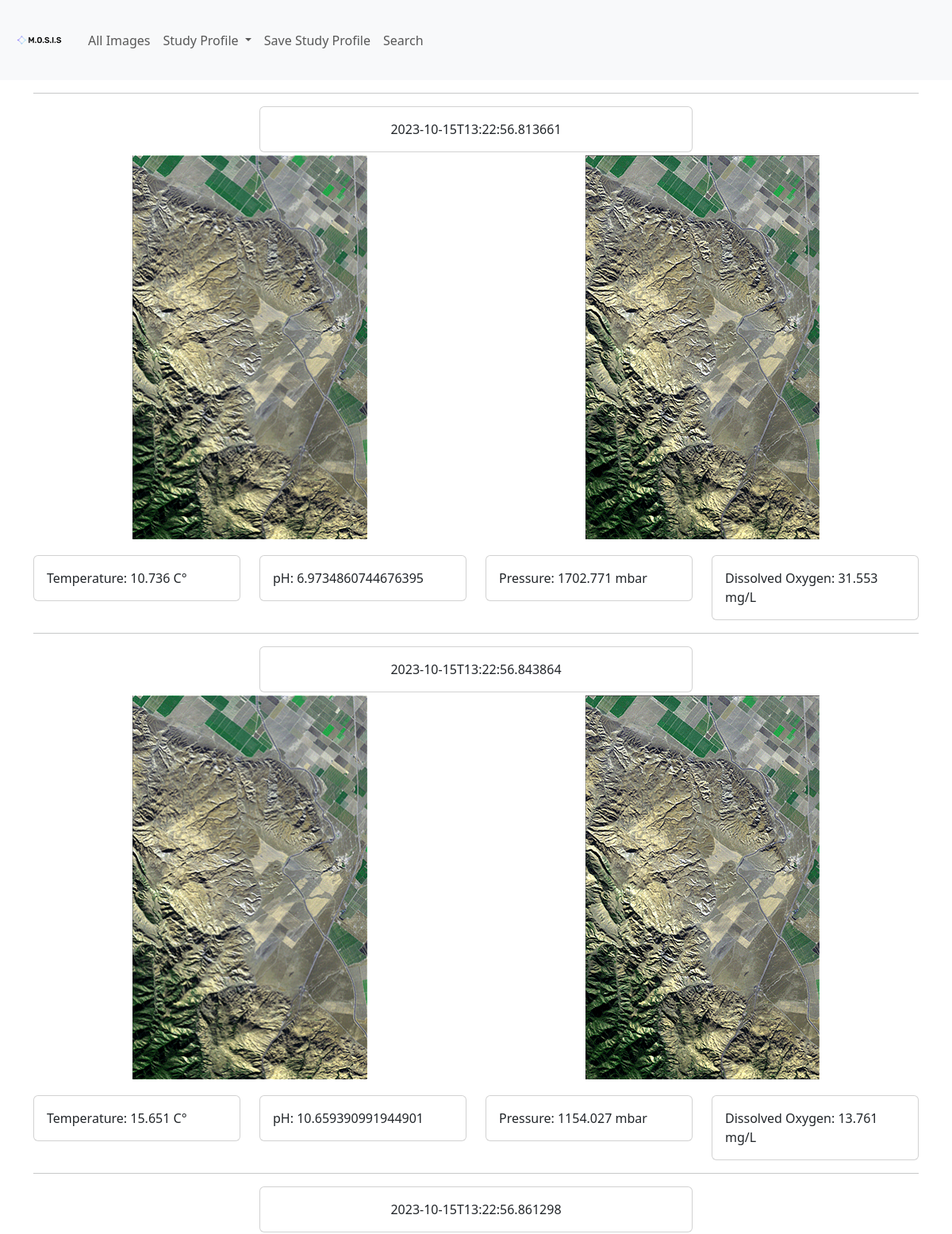
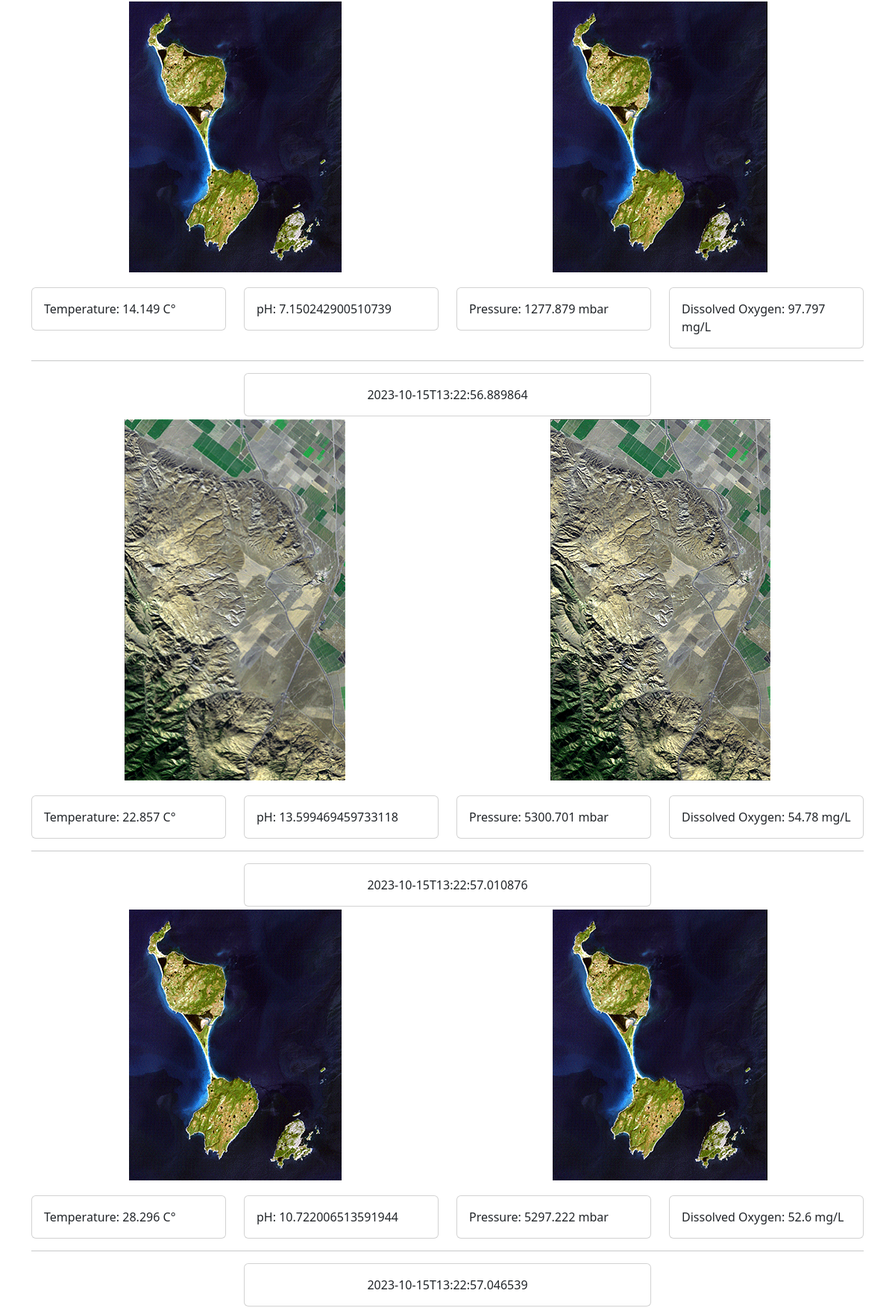
The app's page /entry/1 (upper part) with its own data (2 pictures, top to bottom).
### app.py (models this page shows, shortened)
class MediaMetadata(db.Model):
    __tablename__ = "MediaMetadata"
    metadataId = db.Column(INTEGER,
                           primary_key=True,
                           autoincrement=True,
                           nullable=False)
    entryId = db.Column(INTEGER, db.ForeignKey(MediaEntry.entryId))
    leftCameraMedia = db.Column(TEXT, nullable=False)
    rightCameraMedia = db.Column(TEXT, nullable=False)
    time = db.Column(TEXT, nullable=False)
    temperature = db.Column(REAL, nullable=False)
    pressure = db.Column(REAL, nullable=False)
    ph = db.Column(REAL, nullable=False)
    dissolvedOxygen = db.Column(REAL, nullable=False)

### app.py (the view)
@app.route("/entry/<id>")
def entry(id=0):
    return render_template("entry.html",
                           MediaEntry=getMediaEntry(db, id),
                           MediaMetadata=getAllMediaMetadataId(db, id),
                           enumerate=enumerate,
                           str=str,
                           round=round,
                           url_for=url_for)

### app.py (called while the page is built)
def getMediaEntry(db, id: int) -> MediaEntryInternalRepresentation:
    ret = db.session.execute(
        select(MediaEntry).where(MediaEntry.entryId == id)).first()
    return MediaEntryInternalRepresentation(ret[0].entryId, ret[0].shotType,
                                            ret[0].time,
                                            ret[0].illuminationType,
                                            ret[0].iso, ret[0].apertureSize,
                                            ret[0].shutterSpeed,
                                            ret[0].whiteBalance)

def getAllMediaMetadataId(
        db, entryId: int) -> list[MediaMetadataInternalRepresentation]:
    ret = list(
        db.session.execute(
            select(MediaMetadata).where(MediaMetadata.entryId == entryId)))
    ret = list(
        map(
            lambda x: MediaMetadataInternalRepresentation(
                x[0].metadataId, x[0].entryId, x[0].leftCameraMedia, x[0].
                rightCameraMedia, x[0].time, x[0].temperature, x[0].ph, x[
                    0].dissolvedOxygen, x[0].pressure), ret))
    return ret

### templates/entry.html (shortened to what this page needs)
<!DOCTYPE html>
<html>
<head>
</head>
<body>
  {% extends 'base.html' %}
  {% block body %}
  <div class="container">
    {% if MediaEntry.shotType == "VIDEO" %}
    <div class="row">
      <div class="col">
        <div class="card">
          <div class="ratio ratio-16x9">
            <iframe src="https://www.youtube.com/embed/Wt58h0hGwWY?si=gshsPtOQkOCd54ay" title="YouTube video player"
              frameborder="0"
              allow="accelerometer; autoplay; clipboard-write; encrypted-media; gyroscope; picture-in-picture; web-share"
              allowfullscreen></iframe>
          </div>
        </div>
      </div>
    </div>
    {% for md in MediaMetadata %}
    {% endfor %}
    {% else -%}
    {% for md in MediaMetadata %}
    <hr>
    <div class="row d-flex justify-content-center">
      <div class="col-6">
        <div class="card">
          <div class="card-body d-flex justify-content-center">
            {{md.time}}
          </div>
        </div>
      </div>
    </div>
    <div class="row">
      <div class="col-6 d-flex justify-content-center mt-1 mb-1">
        <img src={{ url_for('static', filename=md.leftCameraMedia.split("/").pop()) }} alt="">
      </div>
      <div class="col-6 d-flex justify-content-center mt-1 mb-1">
        <img src={{ url_for('static', filename=md.rightCameraMedia.split("/").pop()) }} alt="">
      </div>
    </div>
    <div class="row pt-3">
      <div class="col-3">
        <div class="card">
          <div class="card-body">
            {{"Temperature: " + str(round(md.temperature,3)) + " C" + '°'}}
          </div>
        </div>
      </div>
      <div class="col-3">
        <div class="card">
          <div class="card-body">
            {{"pH: " + str(md.ph)}}
          </div>
        </div>
      </div>
      <div class="col-3">
        <div class="card">
          <div class="card-body">
            {{"Pressure: " + str(round(md.pressure,3)) + " mbar"}}
          </div>
        </div>
      </div>
      <div class="col-3">
        <div class="card">
          <div class="card-body">
            {{"Dissolved Oxygen: " + str(round(md.dissolvedOxygen,3)) + " mg/L"}}
          </div>
        </div>
      </div>
    </div>
    {% endfor %}
  </div>
  {% endif %}
  {% endblock %}

### records on screen
MediaMetadata: time "2023-10-15T13:22:56.813661", leftCameraMedia (picture), rightCameraMedia (picture), temperature "Temperature: 10.736 C°", ph "pH: 6.9734860744676395", pressure "Pressure: 1702.771 mbar", dissolvedOxygen "Dissolved Oxygen: 31.553 mg/L"
MediaMetadata: time "2023-10-15T13:22:56.843864", leftCameraMedia (picture), rightCameraMedia (picture), temperature "Temperature: 15.651 C°", ph "pH: 10.659390991944901", pressure "Pressure: 1154.027 mbar", dissolvedOxygen "Dissolved Oxygen: 13.761 mg/L"
MediaMetadata: time "2023-10-15T13:22:56.861298", leftCameraMedia (picture), rightCameraMedia (picture), temperature "Temperature: 14.149 C°", ph "pH: 7.150242900510739", pressure "Pressure: 1277.879 mbar", dissolvedOxygen "Dissolved Oxygen: 97.797 mg/L"
MediaMetadata: time "2023-10-15T13:22:56.889864", leftCameraMedia (picture), rightCameraMedia (picture), temperature "Temperature: 22.857 C°", ph "pH: 13.599469459733118", pressure "Pressure: 5300.701 mbar", dissolvedOxygen "Dissolved Oxygen: 54.78 mg/L"
MediaMetadata: time "2023-10-15T13:22:57.010876", leftCameraMedia (picture), rightCameraMedia (picture), temperature "Temperature: 28.296 C°", ph "pH: 10.722006513591944", pressure "Pressure: 5297.222 mbar", dissolvedOxygen "Dissolved Oxygen: 52.6 mg/L"
MediaMetadata: time "2023-10-15T13:22:57.046539"
